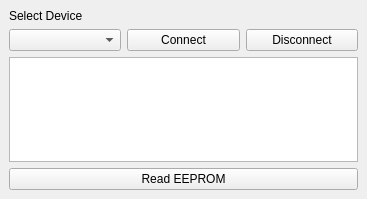
<?xml version="1.0" encoding="UTF-8"?>
<ui version="4.0">
 <class>MainWindow</class>
 <widget class="QMainWindow" name="MainWindow">
  <property name="geometry">
   <rect>
    <x>0</x>
    <y>0</y>
    <width>367</width>
    <height>199</height>
   </rect>
  </property>
  <property name="windowTitle">
   <string>MainWindow</string>
  </property>
  <widget class="QWidget" name="centralwidget">
   <layout class="QVBoxLayout" name="verticalLayout_2">
    <item>
     <widget class="QLabel" name="label">
      <property name="layoutDirection">
       <enum>Qt::LeftToRight</enum>
      </property>
      <property name="text">
       <string>Select Device</string>
      </property>
     </widget>
    </item>
    <item>
     <layout class="QHBoxLayout" name="horizontalLayout">
      <item>
       <widget class="QComboBox" name="comL"/>
      </item>
      <item>
       <widget class="QPushButton" name="openB">
        <property name="text">
         <string>Connect</string>
        </property>
       </widget>
      </item>
      <item>
       <widget class="QPushButton" name="closeB">
        <property name="text">
         <string>Disconnect</string>
        </property>
       </widget>
      </item>
     </layout>
    </item>
    <item>
     <widget class="QPlainTextEdit" name="keyCode"/>
    </item>
    <item>
     <layout class="QHBoxLayout" name="horizontalLayout_2">
      <item>
       <widget class="QPushButton" name="readBtn">
        <property name="text">
         <string>Read EEPROM</string>
        </property>
       </widget>
      </item>
     </layout>
    </item>
   </layout>
  </widget>
  <widget class="QMenuBar" name="menubar">
   <property name="geometry">
    <rect>
     <x>0</x>
     <y>0</y>
     <width>367</width>
     <height>22</height>
    </rect>
   </property>
  </widget>
 </widget>
 <resources/>
 <connections/>
</ui>
